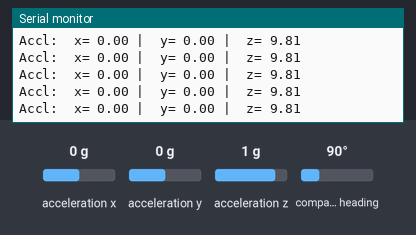
Recording of a program running on a simulated ESP32. On the bench: the last lines printed to the serial monitor. The test bench sets the inputs (shaded band); at power-on: acceleration x 0 g, acceleration y 0 g, acceleration z 1 g, compass heading 90°.

Above: at 2.2 s.
2.3 s: acceleration x set to -1.4 g
At 2.33 s:
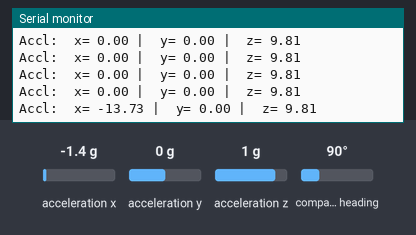
3.8 s: acceleration y set to -1.4 g
At 3.85 s:
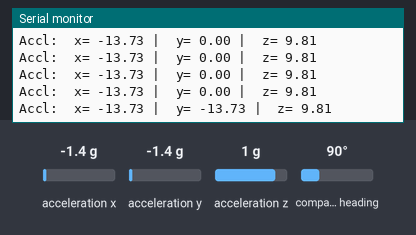
5.3 s: acceleration z set to -1.4 g
At 5.38 s:
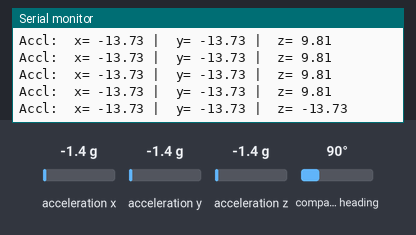

Measured:
- after the input at 2.3 s, the serial monitor: prints a new line at once (image 1)
- after the input at 3.8 s, the serial monitor: prints a new line after 0.05 s (image 2)
- after the input at 5.3 s, the serial monitor: prints a new line after 0.07 s (image 3)

The program:

main.cpp
```cpp
/**
 * @file BNO055Accelerometer.ino
 * @brief Reads and displays acceleration data from the Adafruit BNO055 sensor.
 *
 * This program uses the Adafruit BNO055 IMU sensor to capture acceleration
 * data and prints the values to the Serial Monitor. The sensor communicates
 * over I2C.
 */

#include <Arduino.h>
#include <SPI.h>
#include <Wire.h>
#include <Adafruit_Sensor.h>
#include <Adafruit_BNO055.h>
#include <utility/imumaths.h>

/**
 * @brief Delay in milliseconds between samples from the BNO055 sensor.
 */
uint16_t BNO055_SAMPLERATE_DELAY_MS = 100;

/**
 * @brief Initialize the BNO055 sensor with ID and I2C address.
 *
 * By default, the I2C address is either 0x28 or 0x29.
 * Make sure to verify the sensor's actual address in your setup.
 */
Adafruit_BNO055 bno = Adafruit_BNO055(55, 0x28, &Wire);

/**
 * @brief Prints acceleration data to the Serial Monitor.
 *
 * @param event Pointer to a `sensors_event_t` structure containing acceleration data.
 */
void printEvent(sensors_event_t* event) {
  double x = event->acceleration.x; ///< Acceleration in the X-axis (m/s^2)
  double y = event->acceleration.y; ///< Acceleration in the Y-axis (m/s^2)
  double z = event->acceleration.z; ///< Acceleration in the Z-axis (m/s^2)

  Serial.print("Accl:\tx= ");
  Serial.print(x);
  Serial.print(" |\ty= ");
  Serial.print(y);
  Serial.print(" |\tz= ");
  Serial.println(z);
}

/**
 * @brief Arduino setup function.
 *
 * Initializes the serial communication and the BNO055 sensor.
 * Prints an error message if the sensor is not detected.
 */
void setup(void) {
  Serial.begin(115200);
  while (!Serial) delay(10);  // Wait for serial port to open

  Serial.println("Accelerometer Data Test");
  Serial.println("");

  // Initialize the BNO055 sensor
  if (!bno.begin()) {
    Serial.print("Ooops, no BNO055 detected ... Check your wiring or I2C ADDR!");
    while (1);
  }

  delay(1000); ///< Delay to allow the sensor to stabilize
}

/**
 * @brief Arduino loop function.
 *
 * Captures acceleration data from the BNO055 sensor and prints it to the Serial Monitor
 * at intervals defined by `BNO055_SAMPLERATE_DELAY_MS`.
 */
void loop(void) {
  sensors_event_t accelerometerData; ///< Structure to store accelerometer data

  // Retrieve only acceleration data
  bno.getEvent(&accelerometerData, Adafruit_BNO055::VECTOR_ACCELEROMETER);

  // Print the acceleration data
  printEvent(&accelerometerData);

  // Delay between samples
  delay(BNO055_SAMPLERATE_DELAY_MS);
}
```
